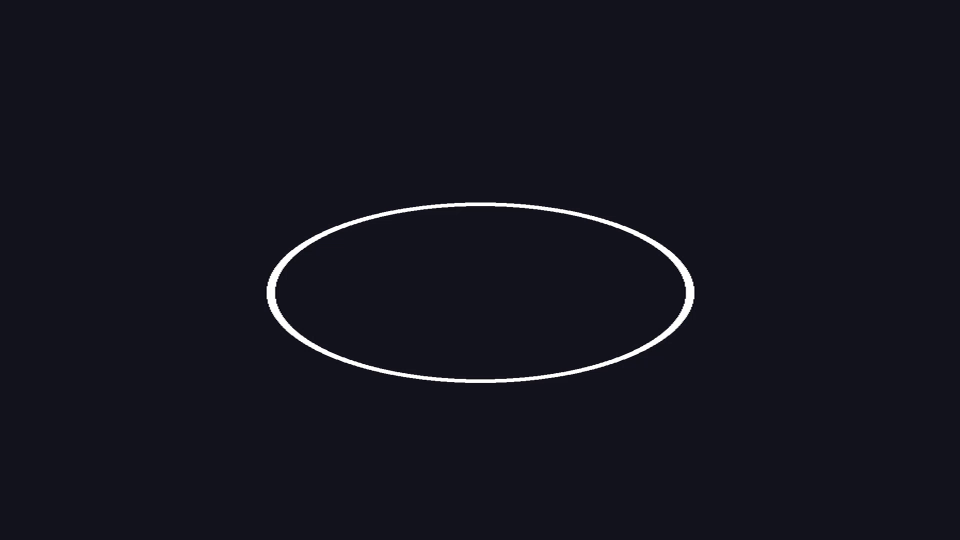
#> input picture .tmp_diag/frame.png, 1920 x 1080 px (shown at 1/2 size)
$ python _diag_prop.py
#> lines starting #> are read from the running program, lines starting #| are printed output that depends on the picture
# -*- coding: utf-8 -*-
"""Диагностика пропорций: круг в исходнике (портрет) -> кадр после kb() должен остаться кругом.
Если стал эллипсом -> zoompan растягивает (aspect не сохраняется)."""
import os, subprocess
from PIL import Image, ImageDraw
import numpy as np

FF = "/home/ivan/.nanobot/workspace/.probe/.lib/imageio_ffmpeg/binaries/ffmpeg-linux-x86_64-v7.0.2"
HERE = os.path.dirname(os.path.abspath(__file__))
TMP = os.path.join(HERE, ".tmp_diag")
os.makedirs(TMP, exist_ok=True)

W, H = 1920, 1080
src = os.path.join(TMP, "circle_3x4.png")
im = Image.new("RGB", (900, 1200), (20, 20, 30))
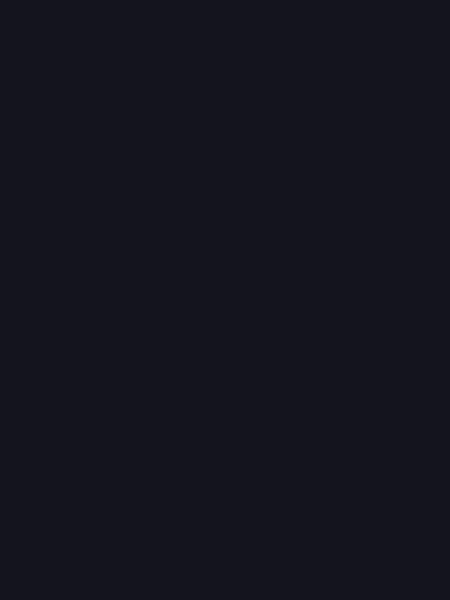
#> im: PIL image 900x1200 RGB (shown at 1/2 size); mean R, G, B 20, 20, 30
d = ImageDraw.Draw(im)
d.ellipse([250, 450, 650, 850], outline=(255, 255, 255), width=8)  # круг 400x400
im.save(src)
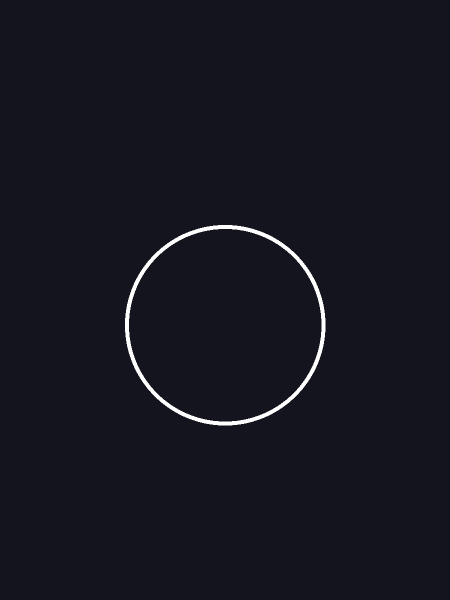
#> saved as circle_3x4.png: PIL image 900x1200 RGB (shown at 1/2 size); mean R, G, B 22.1, 22.1, 32

def kb(src, dst, secs=1.0, fps=25):
#> called with src = '.tmp_diag/circle_3x4.png', dst = '.tmp_diag/circle.mp4', secs = 1, fps = 25
    z = "min(1+0.0009*on,1.18)"
    vf = (f"scale={W*2}:-2,zoompan=z='{z}':d=1:"
          f"x='iw/2-(iw/zoom/2)':y='ih/2-(ih/zoom/2)':s={W}x{H}:fps={fps},"
          f"setsar=1,format=yuv420p")
    subprocess.run([FF, "-y", "-loop", "1", "-t", str(secs), "-i", src, "-vf", vf,
                    "-c:v", "libx264", "-preset", "ultrafast", "-crf", "23", dst],
                   capture_output=True, text=True)
#> (this line was passed over: subprocess is not available in this run)
    return dst

vid = kb(src, os.path.join(TMP, "circle.mp4"))
png = os.path.join(TMP, "frame.png")
subprocess.run([FF, "-y", "-i", vid, "-frames:v", "1", png], capture_output=True, text=True)
#> (this line was passed over: subprocess is not available in this run)
a = np.array(Image.open(png).convert("L"))
ys, xs = np.where(a > 120)
#> ys = 19045 values from 405 to 765; xs = 19045 values, max 1388 at index 9128, min 533 at index 9093, mean 960.4
if len(xs) == 0:
    print("no bright pixels found")
else:
    w = xs.max() - xs.min() + 1
#> w = 856
    h = ys.max() - ys.min() + 1
#> h = 361
    print(f"frame={a.shape[1]}x{a.shape[0]}  circle bbox = {w}x{h}  ratio w/h = {w/h:.3f}")
#| frame=1920x1080  circle bbox = 856x361  ratio w/h = 2.371
    print("Круг = ок" if abs(w/h - 1) < 0.06 else "ЭЛЛИПС -> пропорции искажены!")
#| ЭЛЛИПС -> пропорции искажены!

# stream of existing animatic
#> (the run stopped early here; a loop or call above may not have finished)
